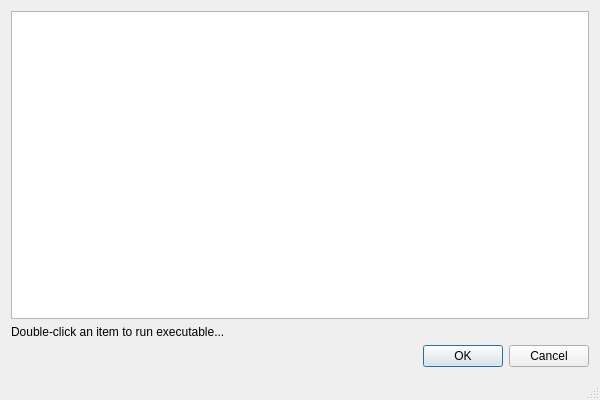
<?xml version="1.0" encoding="UTF-8"?>
<ui version="4.0">
 <class>MainWindow</class>
 <widget class="QMainWindow" name="MainWindow">
  <property name="geometry">
   <rect>
    <x>0</x>
    <y>0</y>
    <width>600</width>
    <height>400</height>
   </rect>
  </property>
  <property name="acceptDrops">
   <bool>true</bool>
  </property>
  <property name="windowTitle">
   <string>Install application</string>
  </property>
  <property name="windowIcon">
   <iconset resource="res.qrc">
    <normaloff>:/desktop/winegame.png</normaloff>:/desktop/winegame.png</iconset>
  </property>
  <widget class="QWidget" name="centralWidget">
   <layout class="QVBoxLayout" name="verticalLayout">
    <item>
     <widget class="QTreeWidget" name="lstGames">
      <property name="acceptDrops">
       <bool>true</bool>
      </property>
      <property name="rootIsDecorated">
       <bool>true</bool>
      </property>
      <attribute name="headerVisible">
       <bool>false</bool>
      </attribute>
      <attribute name="headerVisible">
       <bool>false</bool>
      </attribute>
      <column>
       <property name="text">
        <string notr="true">1</string>
       </property>
      </column>
     </widget>
    </item>
    <item>
     <widget class="QLabel" name="lblNote">
      <property name="text">
       <string>Double-click an item to run executable...</string>
      </property>
     </widget>
    </item>
    <item>
     <widget class="QDialogButtonBox" name="buttonBox">
      <property name="standardButtons">
       <set>QDialogButtonBox::Cancel|QDialogButtonBox::Ok</set>
      </property>
     </widget>
    </item>
   </layout>
  </widget>
  <widget class="QStatusBar" name="statusBar"/>
 </widget>
 <layoutdefault spacing="6" margin="11"/>
 <resources>
  <include location="res.qrc"/>
 </resources>
 <connections/>
</ui>
